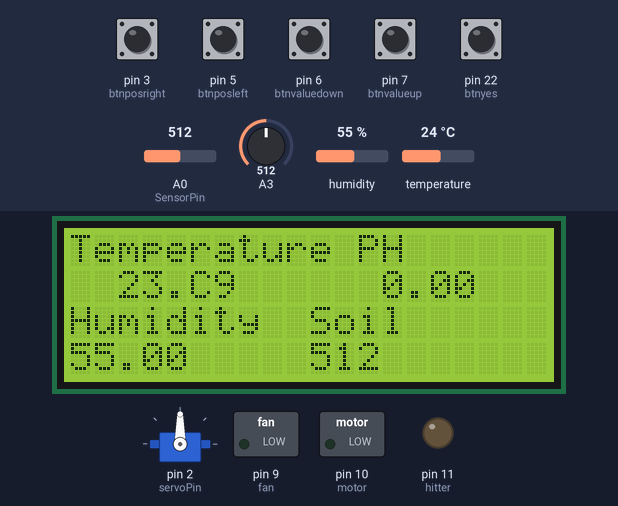
Recording of a sketch running on a simulated Arduino Mega 2560, built with avr-gcc and run on an emulated ATmega2560. On the bench: servo, 20×4 character LCD, switched loads named in the sketch (green lamp = pin HIGH), output pins drawn as LEDs (lit = HIGH). Inputs (shaded band) come from the test bench; at power-on: pin 3 (btnposright), pin 5 (btnposleft), pin 6 (btnvaluedown), pin 7 (btnvalueup), pin 22 (btnyes) HIGH, humidity 55 %, A3 = 512, temperature 24 °C, A0 (SensorPin) = 512. What the sketch prints to the serial monitor is not drawn.

Above: at 1.2 s.
1.3 s: humidity set to 78 %
At 4.0 s:
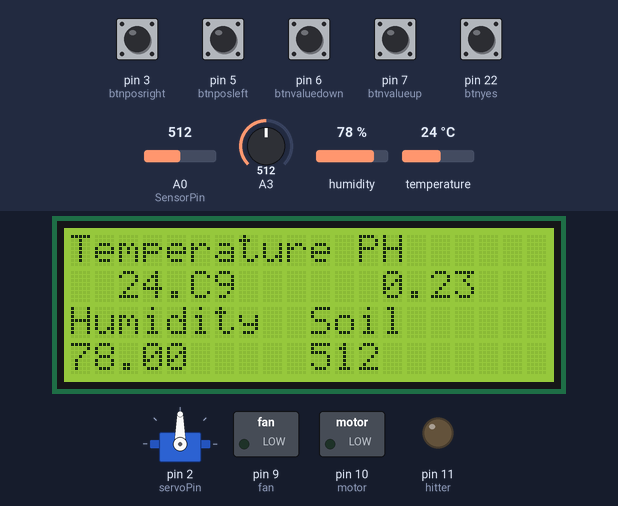
5.7 s: humidity set to 81 %
At 9.2 s:
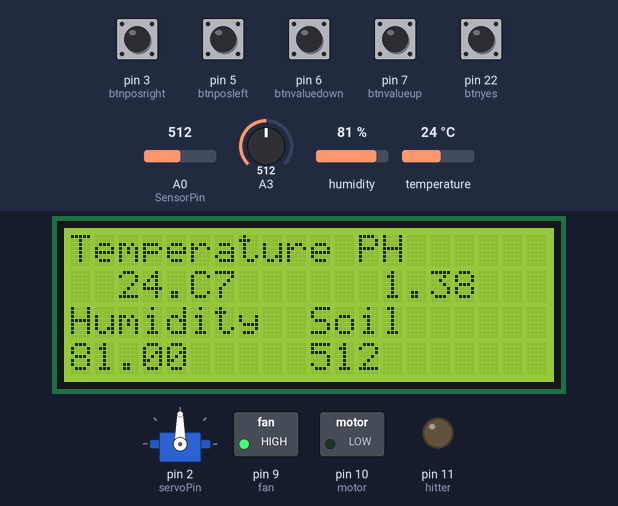
12.0 s: A3 set to 787
At 13.0 s:
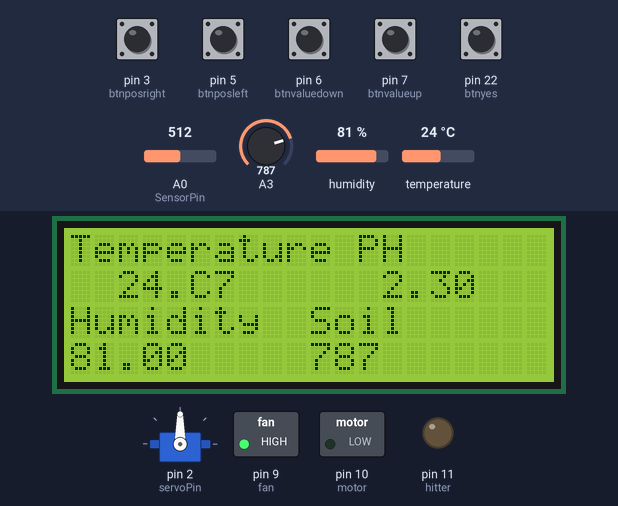
15.1 s: A3 set to 809
At 17.3 s:
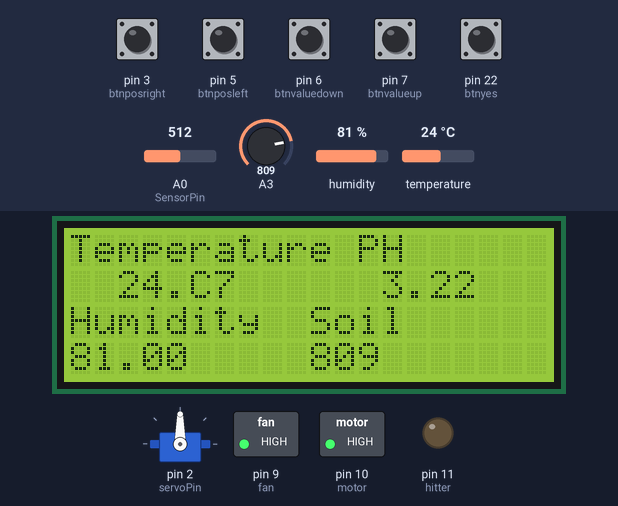
20.3 s: humidity set to 22 %
At 23.8 s:
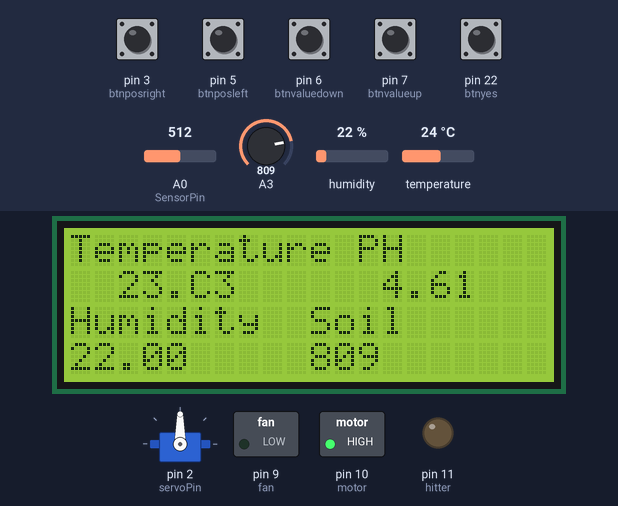
25.5 s: temperature set to 21 °C
At 26.7 s:
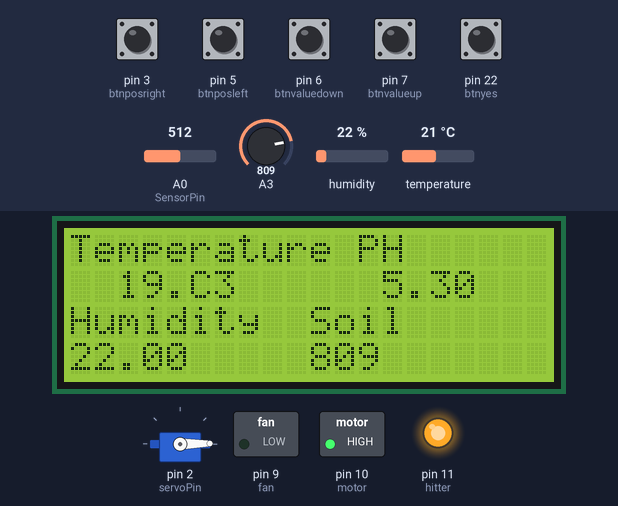
Timing chart, 0 to 31.8 s (numbered marks = the images above; inputs shaded):
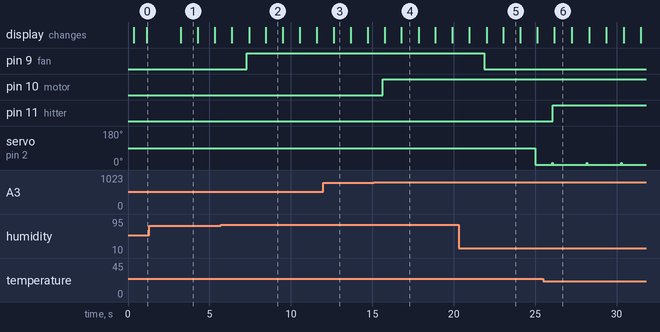

The sketch:

boxfarmer_Final.ino
```cpp
#include "DHT.h" //DHT 라이브러리 호출
//#include <DigitShield.h> //DigitShield.h 라이브러리 호출
#include <Servo.h> //서보모터 라이브러리 호출
#include <LiquidCrystal_I2C.h>
#include <Wire.h>

#define DHTPIN 12     // 온습도 센서가 12번에 연결
#define DHTTYPE DHT11   // DHT11 온습도 센서 사용
#define SensorPin A0     //pH 센서 A0번에 연결
#define Offset 0.00     //deviation compensate
#define printInterval 800
#define ArrayLenth  40
#define samplingInterval 20

LiquidCrystal_I2C lcd(0x27, 20, 4);
int pHArray[ArrayLenth];   //Store the average value of the sensor feedback
int pHArrayIndex = 0;

DHT dht(DHTPIN, DHTTYPE); //DHT 설정(12,DHT11)
Servo microServo;

int btnvalueup = 7;
int btnvaluedown = 6;
int btnposleft = 5;
int btnposright = 3;
int btnyes = 22;

int motor = 10; //모터 릴레이 핀 10번
int water = 0 ; // water 변수 선언
int hitter = 11; //스페이스 히터 핀 11번
int fan = 9; // 쿨링팬 핀 9번
int servoPin = 2; //서보모터 핀 2번
int angle = 0; //서보모터 각도 변수

//값 조정을 위한 변수들--------------------------------------------------------------------------------------------------------------------------------------------------------------------
int watervalue = 800; //물주가 변수
int hitvalue = 20; //물주기 온도변수
int fanhit, fanh; //팬온도, 팬습도
int phValue = 5;

int pos[5] = {800, 20, 50, 80, 5}; //배열
int p;
int nowtime = 1;
int lasttime = 0;
bool change = true;

void setup()
{
  Serial.begin(9600); //통신속도 9600으로 통신 시작
  // DigitShield.begin();
  dht.begin();
  Serial.begin(9600);
  pinMode(motor, OUTPUT);
  pinMode(hitter, OUTPUT);
  pinMode(fan, OUTPUT);
  pinMode(btnvalueup, INPUT_PULLUP);
  pinMode(btnvaluedown, INPUT_PULLUP);
  pinMode(btnposleft, INPUT_PULLUP);
  pinMode(btnposright, INPUT_PULLUP);
  pinMode(btnyes, INPUT_PULLUP);
  microServo.attach(servoPin);
  p = 0;
  // I2C LCD를 초기화 합니다..
  lcd.init();
  // I2C LCD의 백라이트를 켜줍니다.
  lcd.backlight();
}

//ph값
double avergearray(int* arr, int number) {
  int i;
  int max, min;
  double avg;
  long amount = 0;
  if (number <= 0) {
    Serial.println("Error number for the array to avraging!/n");
    return 0;
  }
  if (number < 5) { //less than 5, calculated directly statistics
    for (i = 0; i < number; i++) {
      amount += arr[i];
    }
    avg = amount / number;
    return avg;
  } else {
    if (arr[0] < arr[1]) {
      min = arr[0]; max = arr[1];
    }
    else {
      min = arr[1]; max = arr[0];
    }
    for (i = 2; i < number; i++) {
      if (arr[i] < min) {
        amount += min;      //arr<min
        min = arr[i];
      } else {
        if (arr[i] > max) {
          amount += max;  //arr>max
          max = arr[i];
        } else {
          amount += arr[i]; //min<=arr<=max
        }
      }//if
    }//for
    avg = (double)amount / (number - 2);
  }//if
  return avg;
}


//버튼버튼버튼--------------------------------------------------------------------------
bool swup = HIGH;
bool swdown = HIGH;
bool swleft = HIGH;
bool swright = HIGH;
bool swyes = HIGH;

bool swup_press = HIGH;
bool swdown_press = HIGH;
bool swleft_press = HIGH;
bool swright_press = HIGH;
bool swyes_press = HIGH;

bool swup_prev = LOW;
bool swdown_prev = LOW;
bool swleft_prev = LOW;
bool swright_prev = LOW;
bool swyes_prev = LOW;
unsigned long btn_last_time1;
unsigned long btn_last_time2;
unsigned long btn_last_time3;
unsigned long btn_last_time4;
unsigned long btn_last_time5;
//버튼----------------------------------------------------------------------------
float h;
float t;
float f;
float hic;
float hif;
int hit;
static float pHValue;

void loop() {
  watervalue = pos[0]; //물주가 변수
  hitvalue = pos[1]; //물주기 온도변수
  fanhit = pos[2]; //팬온도
  fanh = pos[3]; // 팬습도
  phValue = pos[4];

  nowtime = millis();
  if ((nowtime - lasttime) >= 1000) {
    h = dht.readHumidity(); //습도값을 h에 저장
    t = dht.readTemperature(); //온도값을 t에 저장
    f = dht.readTemperature(true);// 화씨 온도를 측정합니다.
    hif = dht.computeHeatIndex(f, h);
    hic = dht.computeHeatIndex(t, h, false);
    hit = hic;
    Serial.print("Humidity: "); //문자열 출력
    Serial.print(h); //습도값 출력
    Serial.print("% ");
    //DigitShield.setValue(h);
    lasttime = millis();

    //
    Serial.print("Temperature: ");
    Serial.print(hic); //온도값 출력
    Serial.println("C");
    //DigitShield.setValue(t);
    // delay(500);
    water = analogRead(A3);           //토양 습도 센서 아날로그핀 A3 번 사용 , A3 값 읽어와 water에 저장
    Serial.print("Soil humidity: ");  //토양 습도 체크
    Serial.println(water);

    //ph값 측정 및 출력
    static unsigned long samplingTime = millis();
    static unsigned long printTime = millis();
    static float voltage;
    if (millis() - samplingTime > samplingInterval)
    {
      pHArray[pHArrayIndex++] = analogRead(SensorPin);
      if (pHArrayIndex == ArrayLenth)pHArrayIndex = 0;
      voltage = avergearray(pHArray, ArrayLenth) * 5.0 / 1024;
      pHValue = 3.5 * voltage + Offset;
      samplingTime = millis();
    }
    if (millis() - printTime > printInterval)  //Every 800 milliseconds, print a numerical, convert the state of the LED indicator
    {
      Serial.print("    pH value: ");
      Serial.println(pHValue, 2);
      printTime = millis();
    }


    //양분공급 모터 동작 조건
    if (pHValue > 5) { //측정한 pHValue(ph값)이 5.0 이상일 경우 양분 부족
      for ( angle = 0; angle < 170; angle++)
      {
        microServo.write(angle);
        //delay(10);
      }
      for (angle = 170; angle > 0; angle--)
      {
        microServo.write(angle);
        // delay(10);
      }
      Serial.println("양분모터 ON");
    }

    //스페이스 히터 동작 조건
    if (hit > hitvalue)
    {
      digitalWrite(hitter, LOW);
      Serial.println("hitter off");
    }
    else
    {

      digitalWrite(hitter, HIGH);
      Serial.println("hitter on");
    }

    // 수분 공급 모터 동작 조건
    if ( water > watervalue)   // 토양 습도 체크 800보다s 낮으면 모터 동작 시켜 물공급 아니면 정지
    {
      digitalWrite(motor, HIGH);
      Serial.println("motor on");
    }
    else   {
      digitalWrite(motor, LOW);
      Serial.println("motor off");
    }

    //쿨링팬 동작 조건
    if (hit >= 30 || h >= 80 ) // 내부 온습도 체크 온도가 50도 이상이거나 습도가 80 이상이면 쿨링팬 동작
    {
      digitalWrite(fan, HIGH);
      Serial.println("fan on");
    }
    else   {
      digitalWrite(fan, LOW);
      Serial.println("fan off");
    }
    Serial.print("p값:");
    Serial.println(p);
    Serial.println(pos[0]);
    Serial.println(pos[1]);
    Serial.println(pos[2]);
    Serial.println(pos[3]);
    Serial.println("센서변수값");
    Serial.println(watervalue);
    Serial.println(hitvalue);
    Serial.println(fanhit);
    Serial.println(fanh);

  }

  //버튼예시
  int btnvalue = btn();
  control(btnvalue);

  //lcd display
  lcdDisplay(p,btnvalue);


  //Serial.print(btnvalue);
  //Serial.println("=버튼값 ");
  //버튼예시
}

void control(int btn) {
  int arrayvalue;
  if (btn == 1)
  {
    p = p - 1;
  }
  else if (btn == 2)
  {
    p = p + 1;
  }
  else if (btn == 3)
  {
    pos[p] -= 5;
  }
  else if (btn == 4)
  {
    pos[p] += 1;
  }

  if (p < 0)
  {
    p = 4;
  }
  else if (p > 4)
  {
    p = 0;
  }
  if (btn == 5)
  {
  }
  //lcdDisplay(p);
}

int btn() {
  change = true;
  swup = digitalRead(btnvalueup);     // 현재 switch 상태를 읽습니다.
  swdown = digitalRead(btnvaluedown);     // 현재 switch 상태를 읽습니다.
  swleft = digitalRead(btnposleft);     // 현재 switch 상태를 읽습니다.
  swright = digitalRead(btnposright);     // 현재 switch 상태를 읽습니다.
  swyes = digitalRead(btnyes);     // 현재 switch 상태를 읽습니다.

  if ((swup == LOW) && (swup_prev == HIGH))     // 센서종류+
  {
    swup_press = HIGH;                // 스위치가 눌렸음을 알림
    btn_last_time1 = millis();                     // 스위치가 눌린 시간을 기록
  }
  swup_prev = swup;     // 현재 switch 상태를 다음 loop의 이전 상태로 저장

  if ((swup_press == HIGH) && ((millis() - btn_last_time1) > 100)) // 50ms 이상 지났으면 실행
  {
    Serial.print("버튼1 \n");
    swup_press = LOW;
    return 1;
  }
  //-------------------------------------------------------------------------------
  if ((swdown == LOW) && (swdown_prev == HIGH))     // 센서종류-
  {
    swdown_press = HIGH;                // 스위치가 눌렸음을 알림
    btn_last_time2 = millis();                     // 스위치가 눌린 시간을 기록
  }
  swdown_prev = swdown;     // 현재 switch 상태를 다음 loop의 이전 상태로 저장

  if ((swdown_press == HIGH) && ((millis() - btn_last_time2) > 100)) // 50ms 이상 지났으면 실행
  {
    Serial.print("버튼2 \n");
    swdown_press = LOW;
    return 2;
  }
  //--------------------------------------------------------------------------------
  if ((swleft == LOW) && (swleft_prev == HIGH))     //  센서값+
  {
    swleft_press = HIGH;                // 스위치가 눌렸음을 알림
    btn_last_time3 = millis();                     // 스위치가 눌린 시간을 기록
  }
  swleft_prev = swleft;     // 현재 switch 상태를 다음 loop의 이전 상태로 저장

  if ((swleft_press == HIGH) && ((millis() - btn_last_time3) > 100)) // 50ms 이상 지났으면 실행
  {
    Serial.print("버튼3 \n");
    swleft_press = LOW;
    return 3;
  }
  //-------------------------------------------------------------------------------------------
  if ((swright == LOW) && (swright_prev == HIGH))     //센서값-
  {
    swright_press = HIGH;                // 스위치가 눌렸음을 알림
    btn_last_time4 = millis();                     // 스위치가 눌린 시간을 기록
  }
  swright_prev = swright;     // 현재 switch 상태를 다음 loop의 이전 상태로 저장

  if ((swright_press == HIGH) && ((millis() - btn_last_time4) > 100)) // 50ms 이상 지났으면 실행
  {
    Serial.print("버튼4 \n");
    swright_press = LOW;
    return 4;
  }
  //------------------------------------------------------------------------------------------
  if ((swyes == LOW) && (swyes_prev == HIGH))     //  입력 시
  {
    swyes_press = HIGH;                // 스위치가 눌렸음을 알림
    btn_last_time5 = millis();                     // 스위치가 눌린 시간을 기록
      change = false;
   lcdChangePage(change);
  }
  swyes_prev = swyes;     // 현재 switch 상태를 다음 loop의 이전 상태로 저장
  if ((swyes_press == HIGH) && ((millis() - btn_last_time5) > 100))
  {
    Serial.print("버튼5 \n");
    swyes_press = LOW;
    return 5;
  }
  return 0;
}

void lcdDisplay(int btnvalue, int btnYes) {
  static bool change= false;
  if(btnYes==5)
  {
    change=!change;
     lcd.clear();
  }
  if(change ==false)
  {
    lcd.setCursor(0, 0);
  lcd.print("Soil");

  lcd.setCursor(6, 0);
  lcd.print("pH");

  lcd.setCursor(12, 0);
  lcd.print("Hitter");

  lcd.setCursor(0, 2);
  lcd.print("Fan H");

  lcd.setCursor(12, 2);
  lcd.print("Fan T");
  switch (btnvalue)  {
    case 0:

      lcd.setCursor(0, 1);
      lcd.print(">");
      lcd.setCursor(1, 1);
      lcd.print(watervalue);

      lcd.setCursor(12, 1);
      lcd.print(" ");
      lcd.print(hitvalue);

      lcd.setCursor(6, 1);
      lcd.print(" ");
      lcd.print(phValue);

      lcd.setCursor(0, 3);
      lcd.print(" ");
      lcd.print(fanh);

      lcd.setCursor(12, 3);
      lcd.print(" ");
      lcd.print(fanhit);
      break;
    case 1:

      lcd.setCursor(12, 1);
      lcd.print(">");
      lcd.setCursor(13, 1);
      lcd.print(hitvalue);

      lcd.setCursor(0, 1);
      lcd.print(" ");
      lcd.print(watervalue);

      lcd.setCursor(0, 3);
      lcd.print(" ");
      lcd.print(fanh);

      lcd.setCursor(6, 1);
      lcd.print(" ");
      lcd.print(phValue);

      lcd.setCursor(12, 3);
      lcd.print(" ");
      lcd.print(fanhit);
      break;
    case 2:

      lcd.setCursor(12, 3);
      lcd.print(">");
      lcd.setCursor(13, 3);
      lcd.print(fanhit);

      lcd.setCursor(12, 1);
      lcd.print(" ");
      lcd.print(hitvalue);

      lcd.setCursor(0, 1);
      lcd.print(" ");
      lcd.print(watervalue);

      lcd.setCursor(0, 3);
      lcd.print(" ");
      lcd.print(fanh);

      lcd.setCursor(6, 1);
      lcd.print(" ");
      lcd.print(phValue);
      break;
    case 3:

      lcd.setCursor(0, 3);
      lcd.print(">");
      lcd.setCursor(1, 3);
      lcd.print(fanh);

      lcd.setCursor(12, 1);
      lcd.print(" ");
      lcd.print(hitvalue);

      lcd.setCursor(0, 1);
      lcd.print(" ");
      lcd.print(watervalue);

      lcd.setCursor(6, 1);
      lcd.print(" ");
      lcd.print(phValue);

      lcd.setCursor(12, 3);
      lcd.print(" ");
      lcd.print(fanhit);
      break;
    case 4:

      lcd.setCursor(6, 1);
      lcd.print(">");
      lcd.setCursor(7, 1);
      lcd.print(phValue);

      lcd.setCursor(12, 1);
      lcd.print(" ");
      lcd.print(hitvalue);

      lcd.setCursor(0, 1);
      lcd.print(" ");
      lcd.print(watervalue);

      lcd.setCursor(0, 3);
      lcd.print(" ");
      lcd.print(fanh);

      lcd.setCursor(12, 3);
      lcd.print(" ");
      lcd.print(fanhit);
    break;
    default:
      lcd.setCursor(0, 0);
      lcd.print("No Button Click!");
  }
  }
  else{

    lcd.setCursor(0,0);
    lcd.print("Temperature");
    lcd.setCursor(12,0);
    lcd.print("PH");


    lcd.setCursor(2,1);
    lcd.print(hic);
    lcd.setCursor(5,1);
    lcd.print("C");
    lcd.setCursor(13,1);
    lcd.print(pHValue);


    lcd.setCursor(0,2);
    lcd.print("Humidity");
    lcd.setCursor(10,2);
    lcd.print("Soil");

    lcd.setCursor(0,3);
    lcd.print(h);
    lcd.setCursor(10,3);
    lcd.print(water);


  }


}

int lcdChangePage(int yesBtn) {


}
```

Measured:
- the behaviour switches between 79 and 80 % on humidity (found by bisection; images 1 and 2)
- the behaviour switches between 796 and 797 on A3 (found by bisection; images 3 and 4)
- the behaviour switches between 23 and 22 °C on temperature (found by bisection; images 5 and 6)
- after the input at 5.7 s, pin 9 (fan): LOW → HIGH after 1.6 s
- after the input at 15.1 s, pin 10 (motor): LOW → HIGH after 0.53 s
- after the input at 20.3 s, pin 9 (fan): HIGH → LOW after 1.6 s
- after the input at 25.5 s, pin 11 (hitter): LOW → HIGH after 0.57 s
- by itself, servo on pin 2 (servoPin): alternates 12° for 0.02 s and 1° for 2.1 s
